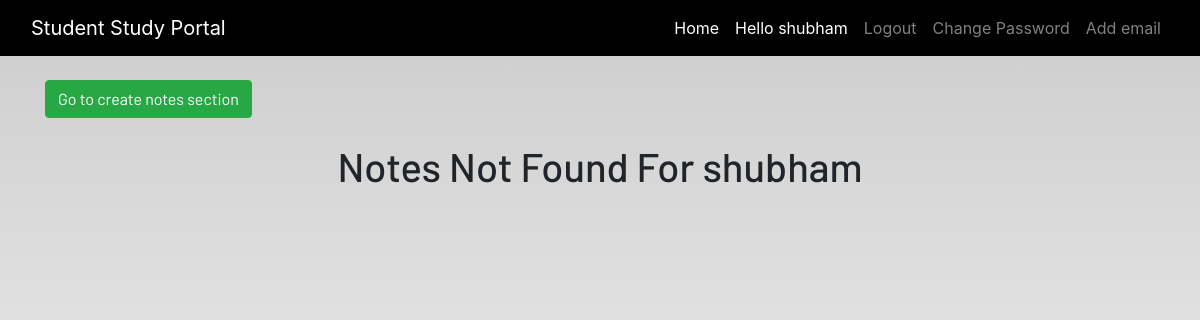
Before: /display_notes (signed in) with the older database file.
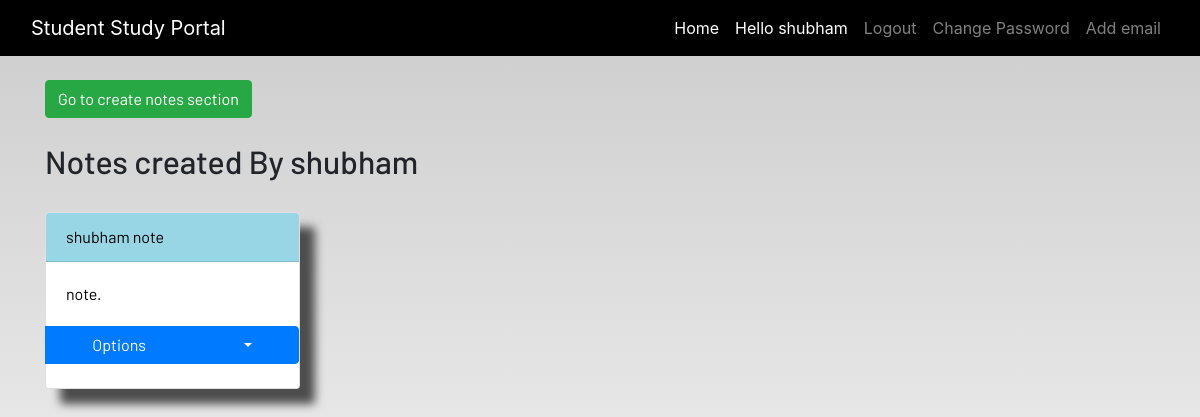
After: the same page with the newer database file.
### dashboard/models.py (models this page shows, shortened)
class Note(models.Model):
    user = models.ForeignKey(User, on_delete=models.CASCADE)
    title = models.CharField(max_length=150)
    description = models.TextField()

### dashboard/views.py (the view)
# urls.py: path("display_notes", views.NoteDisplayView.as_view(), name="display_notes"),
class NoteDisplayView(ListView):
    model = Note
    paginate_by = 12
    template_name = "dashboard/notes_display.html"
    def get_context_data(self, **kwargs):
        context = super().get_context_data(**kwargs)
        note = Note.objects.filter(user=self.request.user)
        context = {"note": note}
        return context

### dashboard/templates/dashboard/notes_display.html (shortened to what this page needs)
{% extends 'dashboard/base.html' %}
{% load static %}
{% block content %}
<div class="container">
    <button href="" class="btn btn-success" type="submit">
        <a href="{% url 'notes' %}" style="color:white;" > Go to create notes section </a>
     </button><br><br>
     {% if note %}
        <h2>Notes created By {{user.username}} </h2>
        <br>
    <div class="row">
       {% for note in note %}
         <a href="{% url 'note_detail' note.id %}">
            <div class="col-md-3">
                <div class="card">
                    <div class="card-header">{{note.title}}</div>
                    <div class="card-body">{{note.description|slice:"0:40"}}</div>
                    <div class="btn-group open">
                        <a class="btn btn-primary" href="#"></i> Options</a>
                        <a class="btn btn-primary dropdown-toggle" data-toggle="dropdown" href="#">
                        </a>
                      </div>
                      <br>
                </div>
            </a>
        </div>
    {% endfor %}
    {% else %}
            <h1 align='center'> Notes Not Found For {{user.username}}  <h1>
    {% endif %}
    </div>
{% endblock content %}

### dashboard/templates/dashboard/base.html (shortened to what this page needs)
<!DOCTYPE html>
{% load static %}
<html lang="en">
<head>
  <link rel="stylesheet" href="https://stackpath.bootstrapcdn.com/bootstrap/4.3.1/css/bootstrap.min.css"
 />
  <link rel="stylesheet" href="https://use.fontawesome.com/releases/v5.7.2/css/all.css"
 />
  <link rel="stylesheet" href="{% static 'css/main.css' %}" />
</head>
<body>
  <header>
    <nav class="navbar navbar-expand-lg navbar-dark bg-dark">
      <div class="container-fluid">
        <a class="navbar-brand" href="#">Student Study Portal</a>
        <div class="collapse navbar-collapse justify-content-end" id="navbarSupportedContent">
          <ul class="navbar-nav mb-2 mb-lg-0">
            {% if user.is_authenticated %}
            <li class="nav-item">
              <a class="nav-link active" aria-current="page" href="{% url 'home_authenticated'%}">Home</a>
            </li>
            <li class="nav-item">
              <a class="nav-link active" href="#">Hello {{user}}</a>
            </li>
            <li class="nav-item">
              <a class="nav-link" href="{% url 'account_logout' %}">Logout</a>
            </li>
            <li class="nav-item">
              <a class="nav-link" href="{% url 'account_change_password' %}">Change Password</a>
            </li>
            <li class="nav-item">
              <a class="nav-link" href="{% url 'account_email' %}">Add email</a>
            </li>
            {% endif %}
          </ul>
        </div>
      </div>
    </nav>
  </header>
  <br />
  <main>
    {% block content %}
    {% endblock content %}
  </main>
</body>
</html>

Changed rows visible on the page:
added Note: title "shubham note", description "note."
Other visible differences:
{{ user.username }}: (not shown) → "shubham"
{{ user.username }}: "shubham" → (not shown)
text no longer shown: "Notes Not Found For"
text now shown: "Notes created By"
